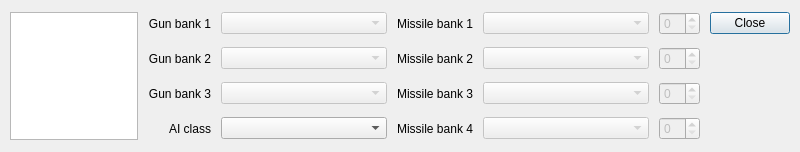
<?xml version="1.0" encoding="UTF-8"?>
<ui version="4.0">
 <class>fso::fred::dialogs::ShipEditWeaponDialog</class>
 <widget class="QDialog" name="fso::fred::dialogs::ShipEditWeaponDialog">
  <property name="geometry">
   <rect>
    <x>0</x>
    <y>0</y>
    <width>800</width>
    <height>152</height>
   </rect>
  </property>
  <property name="sizePolicy">
   <sizepolicy hsizetype="Fixed" vsizetype="Fixed">
    <horstretch>0</horstretch>
    <verstretch>0</verstretch>
   </sizepolicy>
  </property>
  <property name="windowTitle">
   <string>Dialog</string>
  </property>
  <property name="modal">
   <bool>true</bool>
  </property>
  <layout class="QGridLayout" name="gridLayout">
   <property name="leftMargin">
    <number>10</number>
   </property>
   <property name="topMargin">
    <number>10</number>
   </property>
   <property name="rightMargin">
    <number>10</number>
   </property>
   <property name="bottomMargin">
    <number>10</number>
   </property>
   <property name="spacing">
    <number>10</number>
   </property>
   <item row="0" column="1">
    <widget class="QLabel" name="gunBank1Label">
     <property name="text">
      <string>Gun bank 1</string>
     </property>
     <property name="alignment">
      <set>Qt::AlignRight|Qt::AlignTrailing|Qt::AlignVCenter</set>
     </property>
    </widget>
   </item>
   <item row="0" column="2">
    <widget class="QComboBox" name="gunBank1Combo">
     <property name="enabled">
      <bool>false</bool>
     </property>
     <property name="sizePolicy">
      <sizepolicy hsizetype="MinimumExpanding" vsizetype="Fixed">
       <horstretch>0</horstretch>
       <verstretch>0</verstretch>
      </sizepolicy>
     </property>
    </widget>
   </item>
   <item row="0" column="3">
    <widget class="QLabel" name="missileBank1Label">
     <property name="text">
      <string>Missile bank 1</string>
     </property>
     <property name="alignment">
      <set>Qt::AlignRight|Qt::AlignTrailing|Qt::AlignVCenter</set>
     </property>
    </widget>
   </item>
   <item row="0" column="4">
    <widget class="QComboBox" name="missileBank1Combo">
     <property name="enabled">
      <bool>false</bool>
     </property>
     <property name="sizePolicy">
      <sizepolicy hsizetype="MinimumExpanding" vsizetype="Fixed">
       <horstretch>0</horstretch>
       <verstretch>0</verstretch>
      </sizepolicy>
     </property>
    </widget>
   </item>
   <item row="0" column="5">
    <widget class="QSpinBox" name="missileBank1SpinBox">
     <property name="enabled">
      <bool>false</bool>
     </property>
     <property name="sizePolicy">
      <sizepolicy hsizetype="Fixed" vsizetype="Fixed">
       <horstretch>0</horstretch>
       <verstretch>0</verstretch>
      </sizepolicy>
     </property>
    </widget>
   </item>
   <item row="0" column="6">
    <widget class="QPushButton" name="closeButton">
     <property name="text">
      <string>Close</string>
     </property>
    </widget>
   </item>
   <item row="1" column="1">
    <widget class="QLabel" name="gunBank2Label">
     <property name="text">
      <string>Gun bank 2</string>
     </property>
     <property name="alignment">
      <set>Qt::AlignRight|Qt::AlignTrailing|Qt::AlignVCenter</set>
     </property>
    </widget>
   </item>
   <item row="1" column="2">
    <widget class="QComboBox" name="gunBank2Combo">
     <property name="enabled">
      <bool>false</bool>
     </property>
     <property name="sizePolicy">
      <sizepolicy hsizetype="MinimumExpanding" vsizetype="Fixed">
       <horstretch>0</horstretch>
       <verstretch>0</verstretch>
      </sizepolicy>
     </property>
    </widget>
   </item>
   <item row="1" column="3">
    <widget class="QLabel" name="missileBank2Label">
     <property name="text">
      <string>Missile bank 2</string>
     </property>
     <property name="alignment">
      <set>Qt::AlignRight|Qt::AlignTrailing|Qt::AlignVCenter</set>
     </property>
    </widget>
   </item>
   <item row="1" column="4">
    <widget class="QComboBox" name="missileBank2Combo">
     <property name="enabled">
      <bool>false</bool>
     </property>
     <property name="sizePolicy">
      <sizepolicy hsizetype="MinimumExpanding" vsizetype="Fixed">
       <horstretch>0</horstretch>
       <verstretch>0</verstretch>
      </sizepolicy>
     </property>
    </widget>
   </item>
   <item row="1" column="5">
    <widget class="QSpinBox" name="missileBank2SpinBox">
     <property name="enabled">
      <bool>false</bool>
     </property>
     <property name="sizePolicy">
      <sizepolicy hsizetype="Fixed" vsizetype="Fixed">
       <horstretch>0</horstretch>
       <verstretch>0</verstretch>
      </sizepolicy>
     </property>
    </widget>
   </item>
   <item row="2" column="1">
    <widget class="QLabel" name="gunBank3Label">
     <property name="text">
      <string>Gun bank 3</string>
     </property>
     <property name="alignment">
      <set>Qt::AlignRight|Qt::AlignTrailing|Qt::AlignVCenter</set>
     </property>
    </widget>
   </item>
   <item row="2" column="2">
    <widget class="QComboBox" name="gunBank3Combo">
     <property name="enabled">
      <bool>false</bool>
     </property>
     <property name="sizePolicy">
      <sizepolicy hsizetype="MinimumExpanding" vsizetype="Fixed">
       <horstretch>0</horstretch>
       <verstretch>0</verstretch>
      </sizepolicy>
     </property>
    </widget>
   </item>
   <item row="2" column="3">
    <widget class="QLabel" name="missileBank3Label">
     <property name="text">
      <string>Missile bank 3</string>
     </property>
     <property name="alignment">
      <set>Qt::AlignRight|Qt::AlignTrailing|Qt::AlignVCenter</set>
     </property>
    </widget>
   </item>
   <item row="2" column="4">
    <widget class="QComboBox" name="missileBank3Combo">
     <property name="enabled">
      <bool>false</bool>
     </property>
     <property name="sizePolicy">
      <sizepolicy hsizetype="MinimumExpanding" vsizetype="Fixed">
       <horstretch>0</horstretch>
       <verstretch>0</verstretch>
      </sizepolicy>
     </property>
    </widget>
   </item>
   <item row="2" column="5">
    <widget class="QSpinBox" name="missileBank3SpinBox">
     <property name="enabled">
      <bool>false</bool>
     </property>
     <property name="sizePolicy">
      <sizepolicy hsizetype="Fixed" vsizetype="Fixed">
       <horstretch>0</horstretch>
       <verstretch>0</verstretch>
      </sizepolicy>
     </property>
    </widget>
   </item>
   <item row="3" column="1">
    <widget class="QLabel" name="aiClassLabel">
     <property name="text">
      <string>AI class</string>
     </property>
     <property name="alignment">
      <set>Qt::AlignRight|Qt::AlignTrailing|Qt::AlignVCenter</set>
     </property>
    </widget>
   </item>
   <item row="3" column="2">
    <widget class="QComboBox" name="aiClassCombo">
     <property name="sizePolicy">
      <sizepolicy hsizetype="MinimumExpanding" vsizetype="Fixed">
       <horstretch>0</horstretch>
       <verstretch>0</verstretch>
      </sizepolicy>
     </property>
     <property name="editable">
      <bool>false</bool>
     </property>
    </widget>
   </item>
   <item row="3" column="3">
    <widget class="QLabel" name="missileBank4Label">
     <property name="text">
      <string>Missile bank 4</string>
     </property>
     <property name="alignment">
      <set>Qt::AlignRight|Qt::AlignTrailing|Qt::AlignVCenter</set>
     </property>
    </widget>
   </item>
   <item row="3" column="4">
    <widget class="QComboBox" name="missileBank4Combo">
     <property name="enabled">
      <bool>false</bool>
     </property>
     <property name="sizePolicy">
      <sizepolicy hsizetype="MinimumExpanding" vsizetype="Fixed">
       <horstretch>0</horstretch>
       <verstretch>0</verstretch>
      </sizepolicy>
     </property>
    </widget>
   </item>
   <item row="3" column="5">
    <widget class="QSpinBox" name="missileBank4SpinBox">
     <property name="enabled">
      <bool>false</bool>
     </property>
     <property name="sizePolicy">
      <sizepolicy hsizetype="Fixed" vsizetype="Fixed">
       <horstretch>0</horstretch>
       <verstretch>0</verstretch>
      </sizepolicy>
     </property>
    </widget>
   </item>
   <item row="0" column="0" rowspan="4">
    <widget class="QListWidget" name="weaponSelect">
     <property name="sizePolicy">
      <sizepolicy hsizetype="Fixed" vsizetype="Preferred">
       <horstretch>0</horstretch>
       <verstretch>0</verstretch>
      </sizepolicy>
     </property>
     <property name="maximumSize">
      <size>
       <width>128</width>
       <height>16777215</height>
      </size>
     </property>
    </widget>
   </item>
  </layout>
 </widget>
 <resources/>
 <connections/>
</ui>
